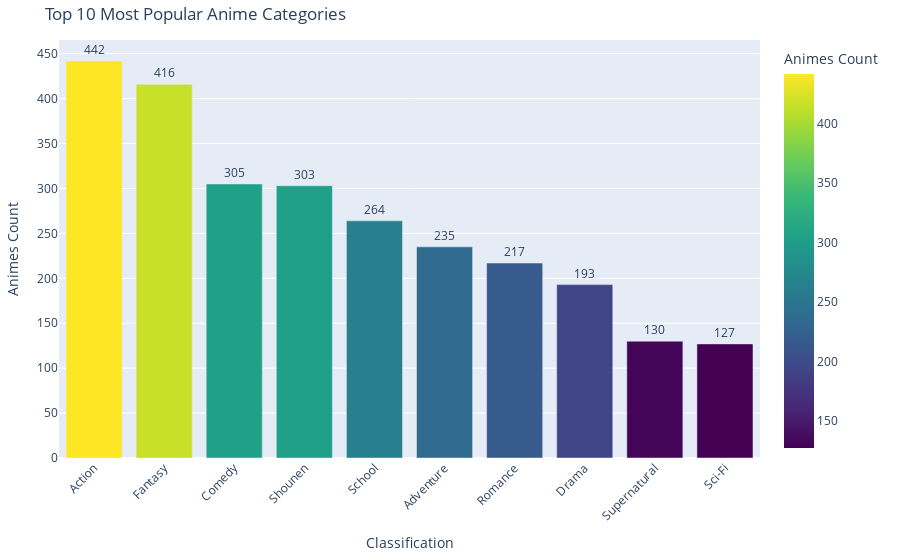

Notebook code for this chart:
### Code cell
fig = px.bar(
    top_10_genres,
    x='genre',
    y='count',
    text='count',
    title='Top 10 Most Popular Anime Categories',
    labels={'genre': 'Classification', 'count': 'Animes Count'},
    color='count',  
    color_continuous_scale='Viridis'
)


fig.update_layout(
    xaxis_tickangle=-45,  
    xaxis_title='Classification',
    yaxis_title='Animes Count',
    margin=dict(l=40, r=40, t=40, b=80),
    showlegend=False
)

fig.update_traces(texttemplate='%{text}', textposition='outside')


fig.show()

### Figure 1 — Plotly figure (JSON) as saved in the notebook; plotly's stock layout.template omitted (floating-point values rounded to 4 significant figures)
{"data": [{"alignmentgroup": "True", "hovertemplate": "Classification=%{x}<br>Animes Count=%{marker.color}<extra></extra>", "legendgroup": "", "marker": {"color": [442, 416, 305, 303, 264, 235, 217, 193, 130, 127], "coloraxis": "coloraxis", "pattern": {"shape": ""}}, "name": "", "offsetgroup": "", "orientation": "v", "showlegend": false, "text": [442, 416, 305, 303, 264, 235, 217, 193, 130, 127], "textposition": "outside", "texttemplate": "%{text}", "type": "bar", "x": ["Action", "Fantasy", "Comedy", "Shounen", "School", "Adventure", "Romance", "Drama", "Supernatural", "Sci-Fi"], "xaxis": "x", "y": [442, 416, 305, 303, 264, 235, 217, 193, 130, 127], "yaxis": "y"}], "layout": {"barmode": "relative", "coloraxis": {"colorbar": {"title": {"text": "Animes Count"}}, "colorscale": [[0, "#440154"], [0.1111, "#482878"], [0.2222, "#3e4989"], [0.3333, "#31688e"], [0.4444, "#26828e"], [0.5556, "#1f9e89"], [0.6667, "#35b779"], [0.7778, "#6ece58"], [0.8889, "#b5de2b"], [1, "#fde725"]]}, "legend": {"tracegroupgap": 0}, "margin": {"b": 80, "l": 40, "r": 40, "t": 40}, "showlegend": false, "title": {"text": "Top 10 Most Popular Anime Categories"}, "xaxis": {"anchor": "y", "domain": [0, 1], "tickangle": -45, "title": {"text": "Classification"}}, "yaxis": {"anchor": "x", "domain": [0, 1], "title": {"text": "Animes Count"}}}}
